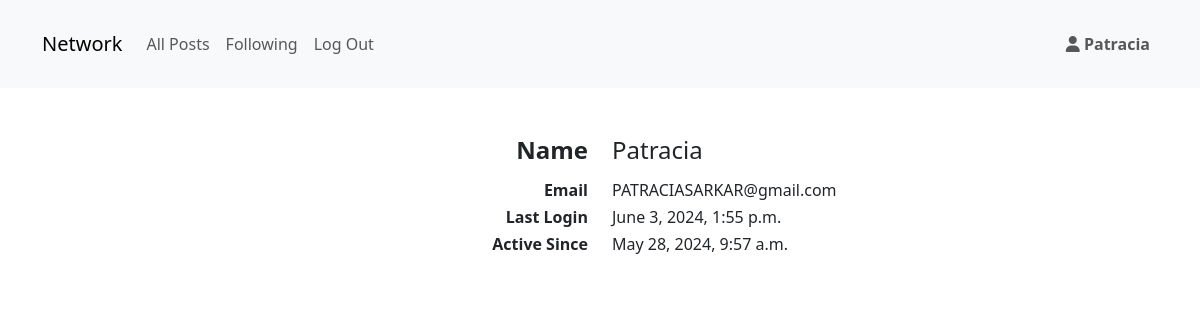
The app's page /profile/2 (signed in), older data.
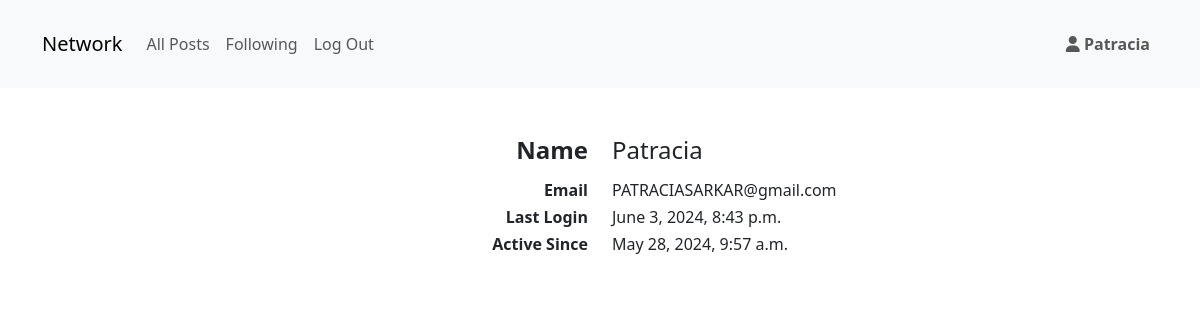
The same page, newer data.
### network/models.py (models this page shows)
class User(AbstractUser):
    pass

### network/views.py (the view)
# urls.py: path("profile/<int:user_id>", views.profile, name="profile"),
@login_required(login_url ='/login')
def profile(request, user_id):
    profile_user = get_object_or_404(User, pk = user_id)
    if request.user != profile_user:
        existing_pair = findExisting(request.user, profile_user)
        if existing_pair:
            i_follow = True
        else:
            i_follow = False
    else:
        i_follow = 'Self'
    return render(request, 'network/profile.html',{
        'profile_user' : profile_user,
        'i_follow': i_follow,
        })

### network/templates/network/profile.html (shortened to what this page needs)
{% extends "network/layout.html" %}
{% block body %}
<div class="mt-5">
    <div class="row mb-2">
        <h4 class="col text-end">
            <b>
                Name
            </b>
        </h4>
        <h4 class="col">
            {{profile_user.username}}
        </h4>
    </div>
    <div class="row">
        <h6 class="col text-end">
            <b>
                Email
            </b>
        </h6>
        <h6 class="col">
            {{profile_user.email}}
        </h6>
    </div>
    <div class="row">
        <h6 class="col text-end">
            <b>
                Last Login
            </b>
        </h6>
        <h6 class="col">
            {{profile_user.last_login}}
        </h6>
    </div>
    <div class="row">
        <h6 class="col text-end">
            <b>
                Active Since
            </b>
        </h6>
        <h6 class="col">
            {{profile_user.date_joined}}
        </h6>
    </div>
</div>
{% endblock %}

### network/templates/network/layout.html (shortened to what this page needs)
{% load static %}
<!DOCTYPE html>
<html lang="en">
    <head>
        <link href="https://cdn.jsdelivr.net/npm/bootstrap@5.3.3/dist/css/bootstrap.min.css" rel="stylesheet">
        <link href="{% static 'network/styles.css' %}" rel="stylesheet">
    </head>
    <body>
        <nav class="navbar navbar-expand-sm navbar-light bg-light py-4">
            <div class="container">
                <a class="navbar-brand" href="{% url 'index' %}">Network</a>
                <div class="collapse navbar-collapse text-end" id="navbarText">
                    <ul class="navbar-nav me-auto mt-3 mt-sm-0 ">
                        <li class="nav-item">
                            <a class="nav-link" href="{% url 'index' %}">All Posts</a>
                        </li>
                        {% if user.is_authenticated %}
                        <li class="nav-item">
                            <a class="nav-link" href="{% url 'follow' %}">Following</a>
                        </li>
                        <li class="nav-item">
                            <a class="nav-link" href="{% url 'logout' %}">Log Out</a>
                        </li>
                        {% endif %}
                    </ul>
                    {% if user.is_authenticated %}
                    <div class="navbar-nav">
                        <div class="nav-item">
                            <a class="nav-link" href="{% url 'profile' user.id %}">
                                <i class="fa-solid fa-user"></i>
                                <strong> {{ user.username }} </strong>
                            </a>
                        </div>
                    </div>
                    {% endif %}
                </div>
            </div>
        </nav>
        <div class="body">
            <div class="container mt-3">
                {% block body %}
                {% endblock %}
            </div>
        </div>
    </body>
</html>

Row changes from the older to the newer data that the page shows:
changed User "Patracia": last_login "June 3, 2024, 1:55 p.m." → "June 3, 2024, 8:43 p.m."
